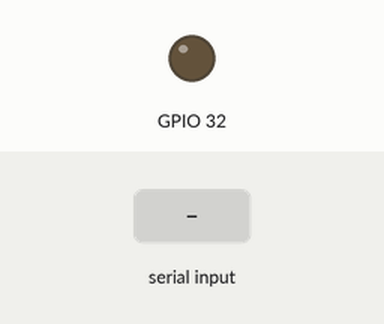
The sketch below on a simulated ESP32. Shown: output pins drawn as LEDs (lit = HIGH). Inputs (shaded band) come from the test bench.

Above: at 1.2 s.
1.3 s: "90,45\n" received over Serial
At 2.4 s:
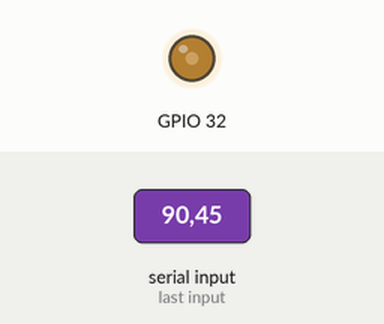
2.8 s: "30,150\n" received over Serial
At 3.5 s:
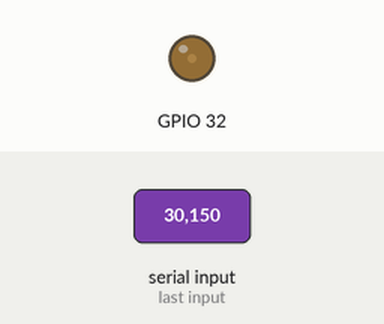
4.3 s: "200\n" received over Serial
At 4.7 s:
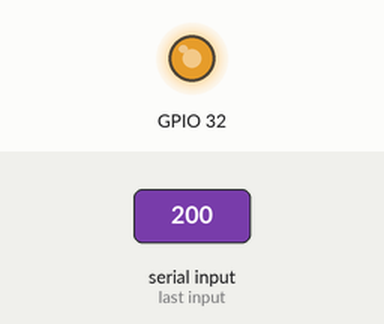
5.8 s: "90\n" received over Serial
At 7.0 s:
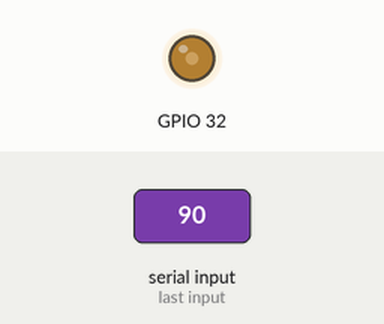
Timing chart, 0 to 8.3 s (numbered marks = the images above; inputs shaded):
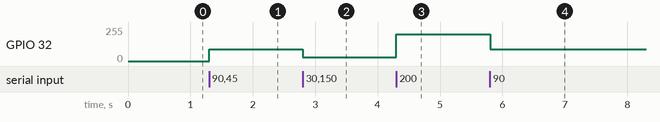

The sketch:

Actividad3_Led_Monitor_Serial.ino
```cpp
void setup() {

  Serial.begin(115200);


  ledcSetup(0, 5000, 8);
  ledcAttachPin(32, 0);

}

void loop() {

  if (Serial.available()) {

    String input = Serial.readStringUntil('\n');
    input.trim();

    int brillo = input.toInt();

    if (brillo >= 0 && brillo <= 255) {
      ledcWrite(0, brillo);
    } else {
      Serial.println("Valores fuera del rango (0-255)");
    }
  }
}
```

Measured:
- after the input at 1.3 s, GPIO 32: 0/255 → 90/255 at once
- after the input at 2.8 s, GPIO 32: 90/255 → 30/255 at once
- after the input at 4.3 s, GPIO 32: 30/255 → 199/255 at once
- after the input at 5.8 s, GPIO 32: 199/255 → 90/255 at once
